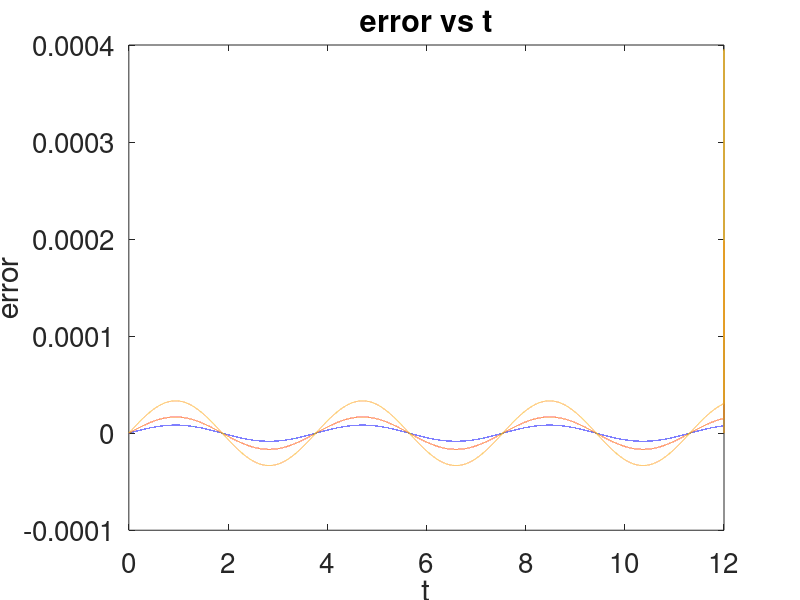

Recreate this plot in MATLAB.
%Numerov method
for nt=[100000 50000 25000]
    
    tmin=0;
    tmax=10;
    dt=(tmax-tmin)/nt;
    t=zeros(1,nt);
    for i=1:nt
    t(i)=i*dt;
    end

    w_i=2;
    w_f=2;

    a=(w_f+w_i)/2;
    b=(w_f-w_i)/2;

    dT=1;

    w=2*ones(1,nt);

    f=zeros(1,nt);

%initial condition
f(1)=1/sqrt(2*w_i);
g(1)=-1i*w_i*1/sqrt(2*w_i);

%RK 2 for another initial condition

k1=dt*(g(1));
l1=dt*(-1*f(1)*w(1)^2);
k2=dt*(g(1)+l1/2);
l2=dt*(-1*(f(1)+k1/2)*w(2)^2);
k3=dt*(g(1)+l2/2);
l3=dt*(-1*(f(1)+k2/2)*w(2)^2);
k4=dt*(g(1)+l3/2);
l4=dt*(-1*(f(1)+k3/2)*w(3)^2);
f1(3)=f(1)+(1/6)*(k1+2*k2+2*k3+k4);
f(2)=f1(3);
% 
%     t(2) = t(1)+dt;
%     f(2)=f(1)+dt*g(1)-0.5*(dt^2)*(w(1)^2)*f(1);

% new set of initial conditions are f(1) and f(2)

for n=2:nt-1
    
f(n+1) = (2*(1-(5/12)*(dt^2)*(w(n)^2))*f(n)-(1+(1/12)*(dt^2)*(w(n-1)^2))*f(n-1))/(1+(1/12)*(dt^2)*(w(n+1)^2));

end

f(nt)=f(nt-1);

% plot(t,real(f))
% hold on
% plot(t,imag(f))
f_ex=(1/2)*exp(-1i*2*t);

if nt==100000
    f1=f;
    f1_ex=f_ex;
elseif nt==50000
    f2=f;
    f2_ex=f_ex;
elseif nt==25000
    f4=f;
    f4_ex=f_ex;
end
end
t1=linspace(0,12,100000);
t2=linspace(0,12,50000);
t4=linspace(0,12,25000);

e1=zeros(1,100000);
e2=zeros(1,50000);
e4=zeros(1,25000);
for i=1:100000-1
e1(i)=f1(i+1)-f1_ex(i);
end
for i=1:50000-1
e2(i)=f2(i+1)-f2_ex(i);
end
for i=1:25000-1
e4(i)=f4(i+1)-f4_ex(i);
end
figure(1)
plot(t1,e1)
hold on
plot(t2,e2)

plot(t4,e4)

xlabel('t')
ylabel('error')
title('error vs t')
set(gca,'fontsize',20)



